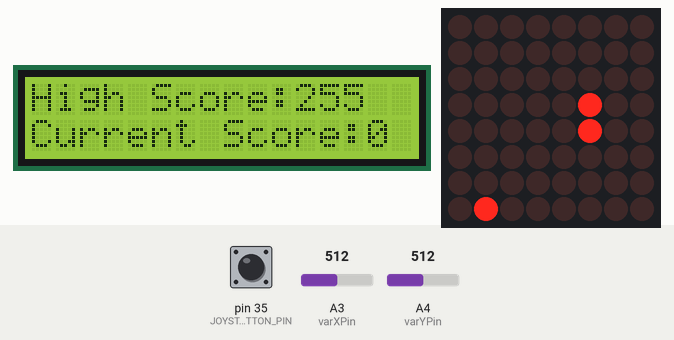
Simulated run of this sketch. Board: Arduino Mega 2560, built with avr-gcc and run on an emulated ATmega2560. On the bench: 16×2 character LCD, 8×8 LED matrix. The inputs (shaded band) are chosen by the test bench; at power-on: A3 (varXPin) = 512, A4 (varYPin) = 512, pin 35 (JOYSTICK_BUTTON_PIN) HIGH. Random numbers use the default seed unless the sketch sets one; what the sketch prints to the serial monitor is not drawn.

Above: at 1.2 s.
1.3 s: A3 (varXPin) set to 911
3.8 s: A3 (varXPin) set to 938
At 4.15 s:
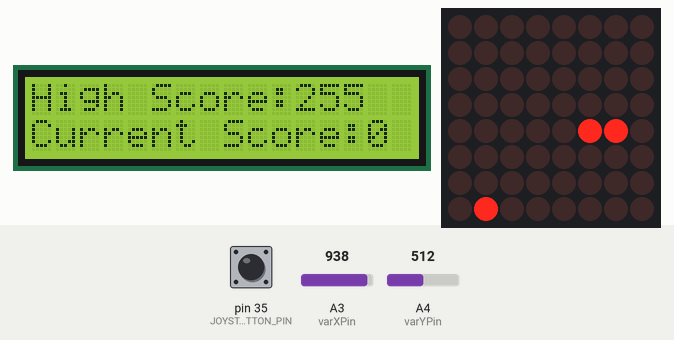
6.4 s: A4 (varYPin) set to 910
7.9 s: A4 (varYPin) set to 932
At 10.4 s:
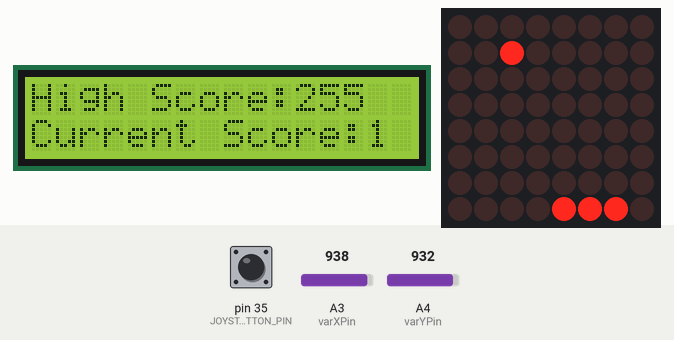
10.5 s: A3 (varXPin) set to 90
At 11.91 s:
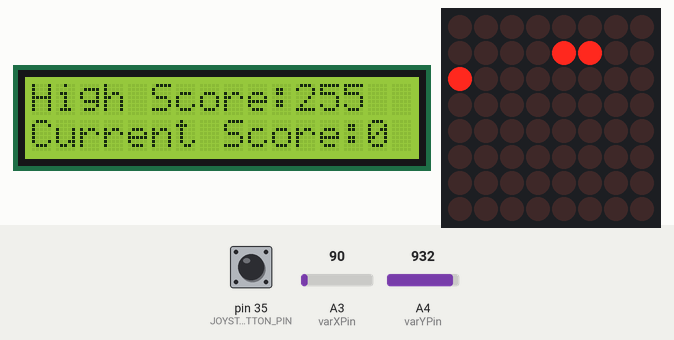
13.5 s: A4 (varYPin) set to 900
At 13.91 s:
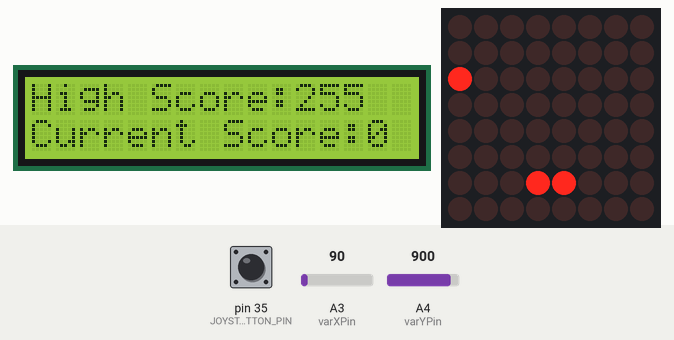
Timing chart, 0 to 16.5 s (numbered marks = the images above; inputs shaded):
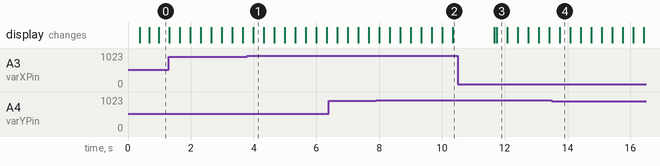

Measured:
- the behaviour switches between 920 and 921 on A3 (varXPin) (found by bisection; images 0 and 1)
- the behaviour switches between 920 and 921 on A4 (varYPin) (found by bisection; images 1 and 2)

The sketch:

snake_game.ino
```cpp
#include <LedControl.h>
// include the library code:
#include <LiquidCrystal.h>
#include <EEPROM.h> //Writing to Arduino as storage

// initialize the library by associating any needed LCD interface pin
// with the arduino pin number it is connected to
const int rs = 7, en = 8, d4 = 9, d5 = 10, d6 = 11, d7 = 12;
LiquidCrystal lcd(rs, en, d4, d5, d6, d7);

//Define The Snake as a Struct
typedef struct Snake Snake;
struct Snake{
  int head[2];     // the (row, column) of the snake head
  int body[40][2]; //An array that contains the (row, column) coordinates
  int len;         //The length of the snake
  int dir[2];      //A direction to move the snake along
};

//Define The Apple as a Struct
typedef struct Apple Apple;
struct Apple{
  int rPos; //The row index of the apple
  int cPos; //The column index of the apple
};

//MAX72XX led Matrix
const int DIN = 4;
const int CS = 3;
const int CLK = 2;
LedControl lc = LedControl(DIN, CLK, CS,1);

const int varXPin = A3;//X Value  from Joystick
const int varYPin = A4;//Y Value from Joystick

int JOYSTICK_BUTTON_PIN = 35;

byte pic[8] = {0,0,0,0,0,0,0,0};//The 8 rows of the LED Matrix

Snake snake = {{1,5},{{0,5}, {1,5}}, 2, {1,0}};//Initialize a snake object
Apple apple = {(int)random(0,8),(int)random(0,8)};//Initialize an apple object

//Variables To Handle The Game Time
float oldTime = 0;
float timer = 0;
float updateRate = 3;

int i,j;//Counters
void setup() {
  Serial.begin(9600);
  // put your setup code here, to run once:
    /*
   The MAX72XX is in power-saving mode on startup,
   we have to do a wakeup call
   */
  lc.shutdown(0,false);
  /* Set the brightness to a medium values */
  lc.setIntensity(0,8);
  /* and clear the display */
  lc.clearDisplay(0);

  //Set Joystick Pins as INPUTs
  pinMode(varXPin, INPUT);
  pinMode(varYPin, INPUT);
  pinMode(JOYSTICK_BUTTON_PIN, INPUT);
  digitalWrite(JOYSTICK_BUTTON_PIN, HIGH);
  // set up the LCD's number of columns and rows:
  lcd.begin(16, 2);
  // Print a message to the LCD.
  lcd.print("High Score: ");
  lcd.setCursor(11, 0);
  lcd.print(EEPROM.read(1));
  lcd.setCursor(0, 1);
  lcd.print("Current Score: ");
}

void loop() {
  // put your main code here, to run repeatedly:
  float deltaTime = calculateDeltaTime();
  timer += deltaTime;

  //Check For Inputs
  int xVal = analogRead(varXPin);
  int yVal = analogRead(varYPin);

  if(xVal<100 && snake.dir[1]==0){
    snake.dir[0] = 0;
    snake.dir[1] = -1;
  }else if(xVal >920 && snake.dir[1]==0){
    snake.dir[0] = 0;
    snake.dir[1] = 1;
  }else if(yVal<100 && snake.dir[0]==0){
    snake.dir[0] = -1;
    snake.dir[1] = 0;
  }else if(yVal >920 && snake.dir[0]==0){
    snake.dir[0] = 1;
    snake.dir[1] = 0;
  }else if(digitalRead(JOYSTICK_BUTTON_PIN) == 0){
    EEPROM.write(1, 0);
  }

  //Update
  if(timer > 1000/updateRate){
    timer = 0;
    Update();
  }

  //Render
  Render();

}

float calculateDeltaTime(){
  float currentTime = millis();
  float dt = currentTime - oldTime;
  oldTime = currentTime;
  return dt;
}

void reset(){
  for(int j=0;j<8;j++){
    pic[j] = 0;
  }
}
void Update(){
  reset();//Reset (Clear) the 8x8 LED matrix

  int newHead[2] = {snake.head[0]+snake.dir[0], snake.head[1]+snake.dir[1]};

  //Handle Borders
  if(newHead[0]==8){
    newHead[0]=0;
  }else if(newHead[0]==-1){
    newHead[0] = 7;
  }else if(newHead[1]==8){
    newHead[1]=0;
  }else if(newHead[1]==-1){
    newHead[1]=7;
  }

  //Check If The Snake hits itself
   for(j=0;j<snake.len;j++){
    if(snake.body[j][0] == newHead[0] && snake.body[j][1] == newHead[1]){
      //Pause the game for 1 sec then Reset it
      delay(1000);
      lcd.clear();
       // set up the LCD's number of columns and rows:
      lcd.begin(16, 2);
      // Print a message to the LCD.
      if(snake.len - 2 > EEPROM.read(1)){
        EEPROM.write(1, snake.len - 2);
      }
      lcd.print("High Score: ");
      lcd.setCursor(11, 0);
      lcd.print(EEPROM.read(1));
      Serial.println(EEPROM.read(1));
      lcd.setCursor(0, 1);
      lcd.print("Current Score: ");
      snake = {{1,5},{{0,5}, {1,5}}, 2, {1,0}};//Reinitialize the snake object
      apple = {(int)random(0,8),(int)random(0,8)};//Reinitialize an apple object
      return;
    }
  }

  //Check if The snake ate the apple
  if(newHead[0] == apple.rPos && newHead[1] ==apple.cPos){
    snake.len = snake.len+1;
    apple.rPos = (int)random(0,8);
    apple.cPos = (int)random(0,8);
  }else{
    removeFirst();//Shifting the array to the left
  }

  snake.body[snake.len-1][0]= newHead[0];
  snake.body[snake.len-1][1]= newHead[1];

  snake.head[0] = newHead[0];
  snake.head[1] = newHead[1];

  //Update the pic Array to Display(snake and apple)
  for(j=0;j<snake.len;j++){
    pic[snake.body[j][0]] |= 128 >> snake.body[j][1];
  }
  pic[apple.rPos] |= 128 >> apple.cPos;

  // set the cursor to column 0, line 1
  // (note: line 1 is the second row, since counting begins with 0):
  lcd.setCursor(14, 1);
  // print the number of seconds since reset:
  lcd.print(snake.len-2);
}

void Render(){

   for(i=0;i<8;i++){
    lc.setRow(0,i,pic[i]);
   }
}

void removeFirst(){
  for(j=1;j<snake.len;j++){
    snake.body[j-1][0] = snake.body[j][0];
    snake.body[j-1][1] = snake.body[j][1];
  }
}
```
